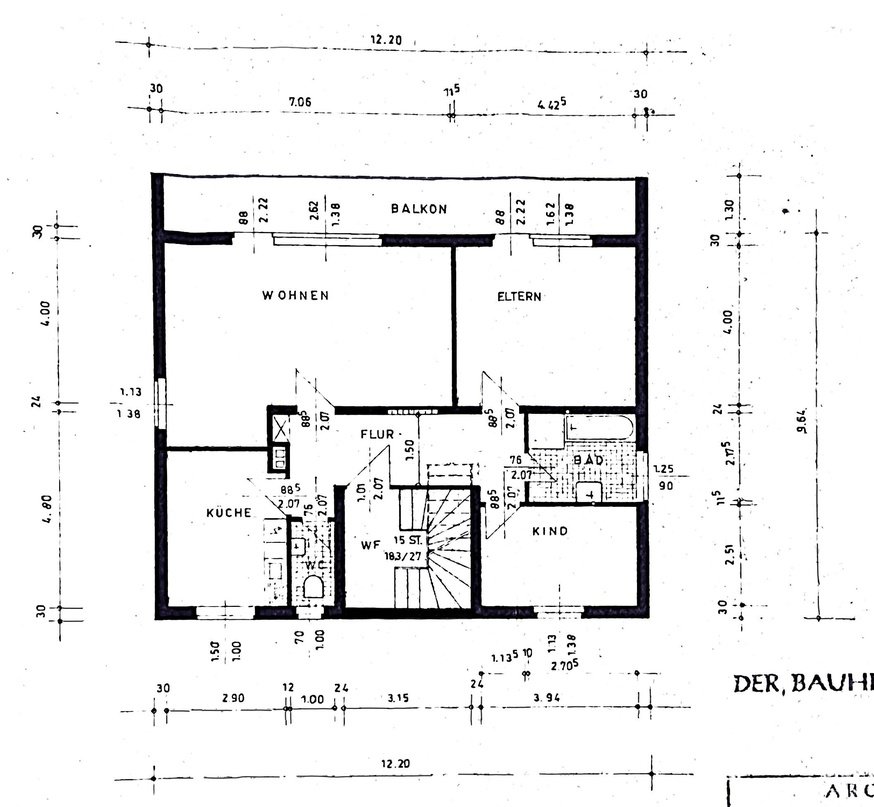
#> input picture data/segment_floorplan.jpg, 874 x 807 px, shrunk from 2113 x 1952 before the run, found by its file name
$ python d-w_repl.py
#> lines starting #> are read from the running program, lines starting #| are printed output that depends on the picture
from PIL import Image, ImageDraw
from shapely.geometry import Point, Polygon
import json

# Load the image
image_path = r"data\segment_floorplan.jpg"
image = Image.open(image_path)
#> image is the input picture: PIL image 874x807 RGB; mean R, G, B 239.1, 239.1, 239.3

# Load the coordinates from the JSON file
with open(r"data\segment_floorplan.json", "r") as file:
#> (reads data/segment_floorplan.json from the repository)
    data = json.load(file)

# Create a drawing context
draw = ImageDraw.Draw(image)

# Fill the specified areas for "door" or "window" classes
for prediction in data["predictions"]:
    if prediction["class"] in ["door", "window"]:
        points = [tuple(point.values()) for point in prediction["points"]]
        color = (
            255,
            255,
            255,
        )  # Using white color for filling, you can change it as needed
        draw.polygon(points, fill=color)

# Confidence for door/window that are added back into the image
confidence = 0

# Fill the specified areas for "door" or "window" classes
for prediction in data["predictions"]:
    if (
        prediction["class"] in ["door", "window"]
        and prediction["confidence"] > confidence
    ):
        # Extract points
        points = [tuple(point.values()) for point in prediction["points"]]
        # Get min and max coordinates
        min_x = min(point[0] for point in points)
        max_x = max(point[0] for point in points)
        min_y = min(point[1] for point in points)
        max_y = max(point[1] for point in points)

        fill_color = (
            255,
            255,
            255,
        )  # White color for filling
        outline_color = (
            0,
            0,
            0,
        )  # Black color for outline

        if prediction["class"] == "window":
            # Draw a rectangle using min and max coordinates with fill and outline
            draw.rectangle(
                [min_x, min_y, max_x, max_y],
                fill=fill_color,
                outline=outline_color,
                width=3,
            )

            # Draw a horizontal line in the middle of the rectangle

            length_x = max_x - min_x
            length_y = max_y - min_y
            if length_x > length_y:
                middle_y = (min_y + max_y) // 2
                draw.line(
                    [min_x, middle_y, max_x, middle_y], fill=outline_color, width=2
                )
            else:
                middle_x = (min_x + max_x) // 2
                draw.line(
                    [middle_x, min_y, middle_x, max_y], fill=outline_color, width=2
                )

        elif prediction["class"] == "door":
            polygon = Polygon(points)

            # Padding to check orientation of door
            padding = 10

            # Define the point to check
            corner_points = {
                "upper_left": (min_x + padding, min_y + padding),
                "lower_left": (min_x + padding, max_y - padding),
                "upper_right": (max_x - padding, min_y + padding),
                "lower_right": (max_x - padding, max_y - padding),
            }

            for point_to_check in corner_points:
                point = Point(corner_points[point_to_check])

                # Check if the point is inside the polygon
                is_inside = polygon.contains(point)

                if not is_inside:
                    # Width of line for doors
                    width = 2

                    if point_to_check == "upper_left":
                        draw.line(
                            [max_x, min_y, max_x, max_y],
                            fill=outline_color,
                            width=width,
                        )
                        draw.line(
                            [max_x, max_y, min_x, max_y],
                            fill=outline_color,
                            width=width,
                        )
                        draw.line(
                            [max_x, min_y, min_x, max_y],
                            fill=outline_color,
                            width=width,
                        )
                    elif point_to_check == "lower_left":
                        draw.line(
                            [min_x, min_y, max_x, min_y],
                            fill=outline_color,
                            width=width,
                        )
                        draw.line(
                            [max_x, min_y, max_x, max_y],
                            fill=outline_color,
                            width=width,
                        )
                        draw.line(
                            [min_x, min_y, max_x, max_y],
                            fill=outline_color,
                            width=width,
                        )
                    elif point_to_check == "upper_right":
                        draw.line(
                            [min_x, min_y, min_x, max_y],
                            fill=outline_color,
                            width=width,
                        )
                        draw.line(
                            [min_x, max_y, max_x, max_y],
                            fill=outline_color,
                            width=width,
                        )
                        draw.line(
                            [min_x, min_y, max_x, max_y],
                            fill=outline_color,
                            width=width,
                        )
                    elif point_to_check == "lower_right":
                        draw.line(
                            [min_x, max_y, min_x, min_y],
                            fill=outline_color,
                            width=width,
                        )
                        draw.line(
                            [min_x, min_y, max_x, min_y],
                            fill=outline_color,
                            width=width,
                        )
                        draw.line(
                            [max_x, min_y, min_x, max_y],
                            fill=outline_color,
                            width=width,
                        )


# Save the modified image
output_path = r"data/output.png"
image.save(output_path)
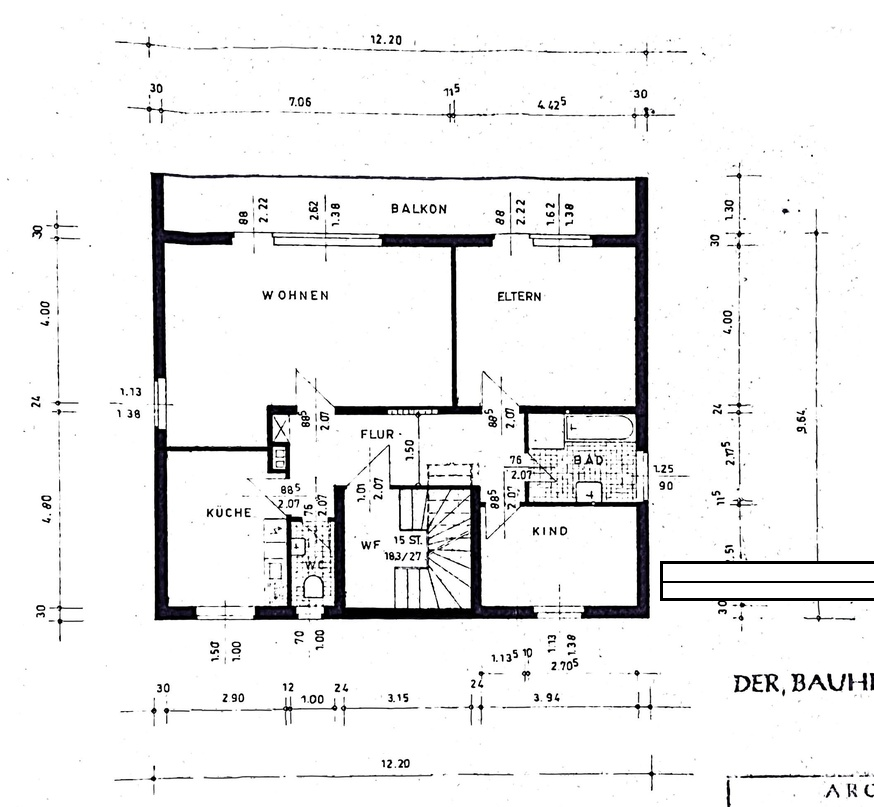
#> saved as output.png: PIL image 874x807 RGB; mean R, G, B 238.5, 238.4, 238.7
print(f"Image saved to {output_path}")
